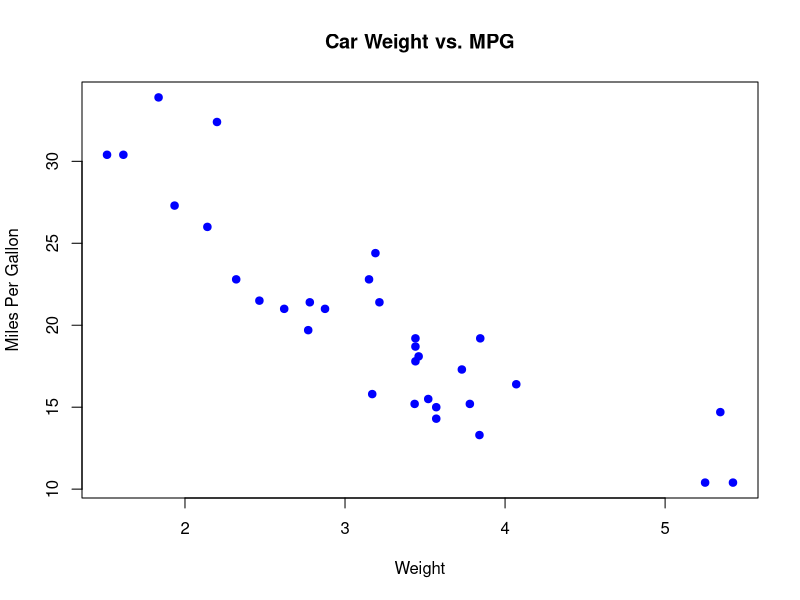
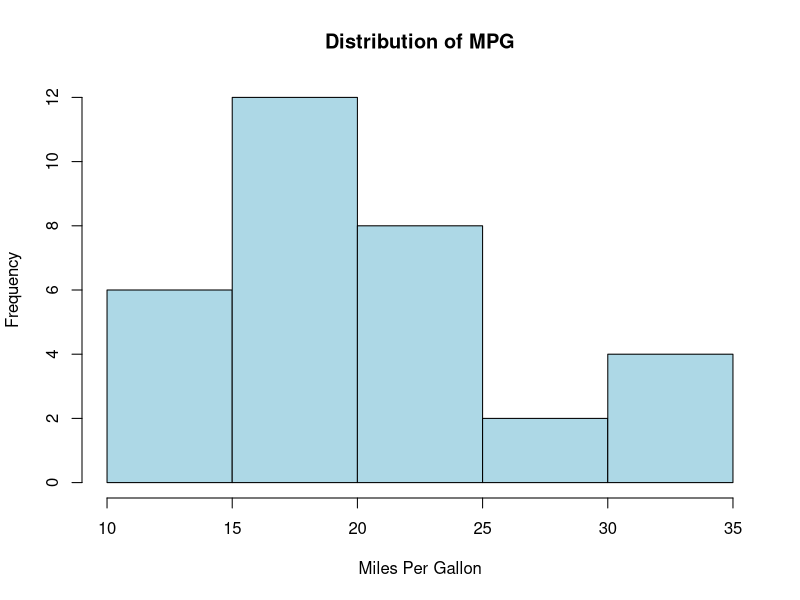
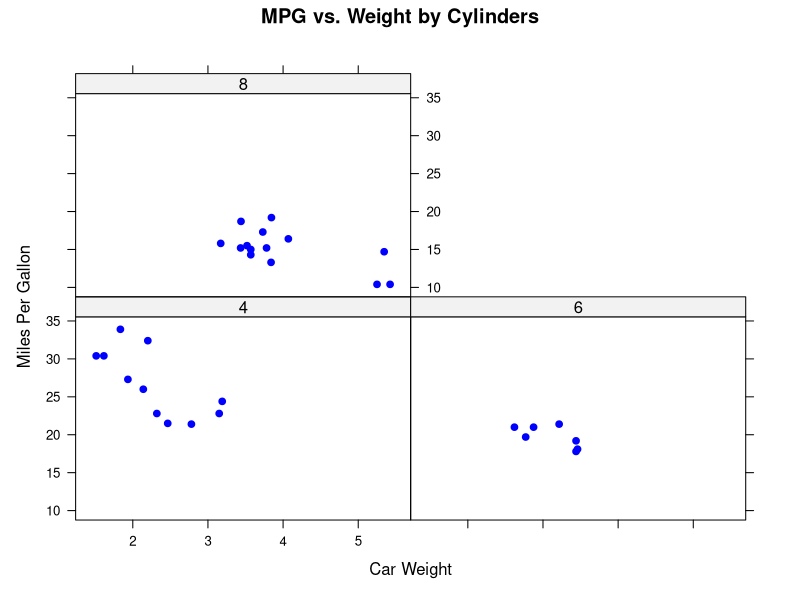
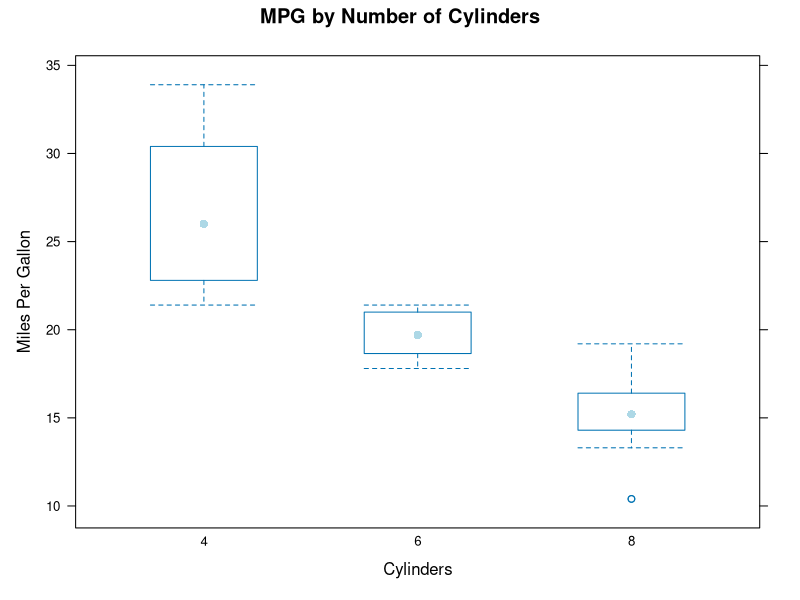
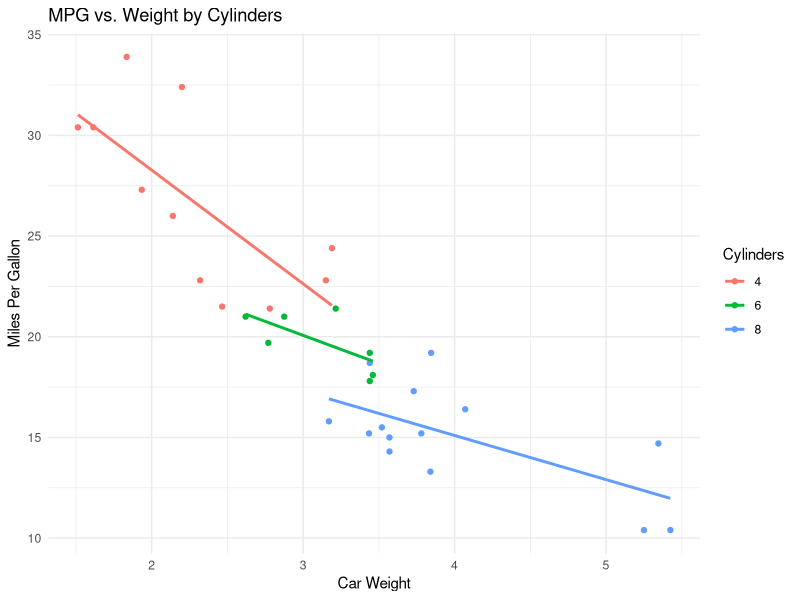
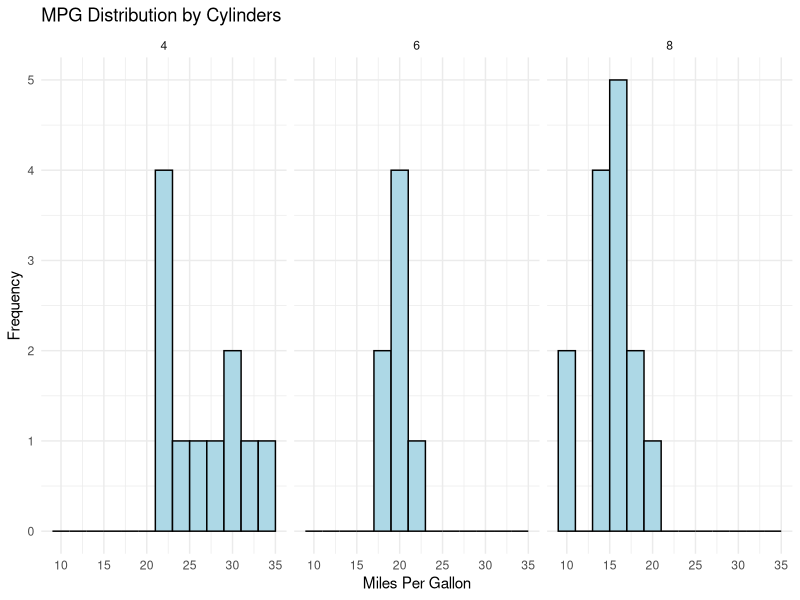

These figures' R source, in order:


# Load mtcars dataset
data(mtcars)

# view first six rows
head(mtcars)
# Base R Scatterplot
plot(mtcars$wt, mtcars$mpg,
     main = "Car Weight vs. MPG",
     xlab = "Weight",
     ylab = "Miles Per Gallon",
     col = "blue",
     pch = 19)

# Base R Histogram
hist(mtcars$mpg,
     main = "Distribution of MPG",
     xlab = "Miles Per Gallon",
     col = "lightblue")
# Lattice Graphics
library(lattice)

# Scatterplot by number of cylinders
xyplot(mpg ~ wt | factor(cyl),
       data = mtcars,
       main = "MPG vs. Weight by Cylinders",
       xlab = "Car Weight",
       ylab = "Miles Per Gallon",
       col = "blue",
       pch = 19)
# Lattice Boxplot
bwplot(mpg ~ factor(cyl),
       data = mtcars,
       main = "MPG by Number of Cylinders",
       xlab = "Cylinders",
       ylab = "Miles Per Gallon",
       col = "lightblue")
#ggplot2 Graphics
library(ggplot2)

# Scatterplot with trend lines
ggplot(mtcars, aes(x = wt, y = mpg,
                   color = factor(cyl))) +
  geom_point() +
  geom_smooth(method = "lm", se = FALSE) +
  labs(
    title = "MPG vs. Weight by Cylinders",
    x = "Car Weight",
    y = "Miles Per Gallon",
    color = "Cylinders"
  ) +
  theme_minimal()
# ggplot2 Histogram
ggplot(mtcars, aes(x = mpg)) +
  geom_histogram(binwidth = 2, fill = "lightblue",
                 color = "black") +
  facet_wrap(~ cyl) +
  labs(
    title = "MPG Distribution by Cylinders",
    x = "Miles Per Gallon",
    y = "Frequency"
  ) +
  theme_minimal()
